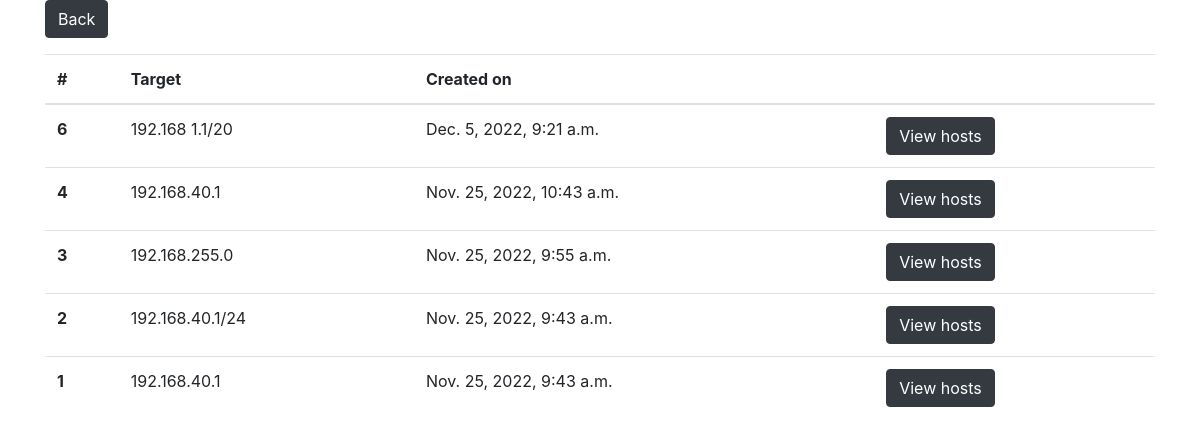
Screenshot of /scanner-history/QS with the database file from the repository.
### nmap_application/models.py (models this page shows)
class ScannerHistory(models.Model):
    target = models.GenericIPAddressField()
    hosts = models.ManyToManyField(
        Host,
        related_name='host_history'
    )
    QUICK = 'QS'
    FULL = 'FS'
    TYPE_CHOICES = [
        (QUICK, 'Quick scan'),
        (FULL, 'Full scan'),
    ]
    type = models.CharField(
        max_length=2,
        choices=TYPE_CHOICES,
        default=QUICK,
    )
    created_on = models.DateTimeField(
        auto_now_add=True,
        help_text="Date and time when the register was created"
    )
    updated_on = models.DateTimeField(
        auto_now=True,
        help_text="Date and time when the register was updated"
    )
    class Meta:
        ordering = ['-id']

### nmap_application/views.py (the view)
# urls.py: path('scanner-history/<str:type>', views.ScannerHistoryListView.as_view(), name='scanner_type'),
class ScannerHistoryListView(ListView):
    model = ScannerHistory
    template_name = "nmap_application/scanner_history_list.html"
    def get(self, request, type) :
        scanner_history = ScannerHistory.objects.filter(type=type)
        context = {
            'scanner_history' : scanner_history
        }
        return render(request, self.template_name, context)

### nmap_application/templates/nmap_application/scanner_history_list.html
{% extends "base_bootstrap.html" %}
{% block content %}
<p>
  <a href="{% url 'network_scanner:form_scanner_view' %}" class="btn btn-dark">Back</a>
</p>
<table class="table">
  <thead>
    <tr>
      <th scope="col">#</th>
      <th scope="col">Target</th>
      <th scope="col">Created on</th>
      <th scope="col"></th>
    </tr>
  </thead>
  <tbody>
  {% for scanner in scanner_history %}
    <tr>
      <th scope="row">{{ scanner.id }}</th>
      <td>{{ scanner.target }}</td>
      <td>{{ scanner.created_on }}</td>
      <td>
        <a href="{% url 'network_scanner:host_list' scanner.id %}" class="btn btn-dark">View hosts</a>
      </td>
    </tr>
  {% endfor %}
  </tbody>
</table>
{% endblock %}

### nmap_application/templates/base_bootstrap.html (shortened to what this page needs)
<!DOCTYPE html>
<html>
<head>
    {% block head %}
    <link rel="stylesheet" href="https://stackpath.bootstrapcdn.com/bootstrap/4.4.1/css/bootstrap.min.css"
>
    {% endblock %}
</head>
<body>
<div class="container">
{% block content %}
{% endblock %}
</div>
</body>
</html>

### rows the page displays
ScannerHistory: id "6", target "192.168 1.1/20", created_on "Dec. 5, 2022, 9:21 a.m."
ScannerHistory: id "4", target "192.168.40.1", created_on "Nov. 25, 2022, 10:43 a.m."
ScannerHistory: id "3", target "192.168.255.0", created_on "Nov. 25, 2022, 9:55 a.m."
ScannerHistory: id "2", target "192.168.40.1/24", created_on "Nov. 25, 2022, 9:43 a.m."
ScannerHistory: id "1", target "192.168.40.1", created_on "Nov. 25, 2022, 9:43 a.m."
